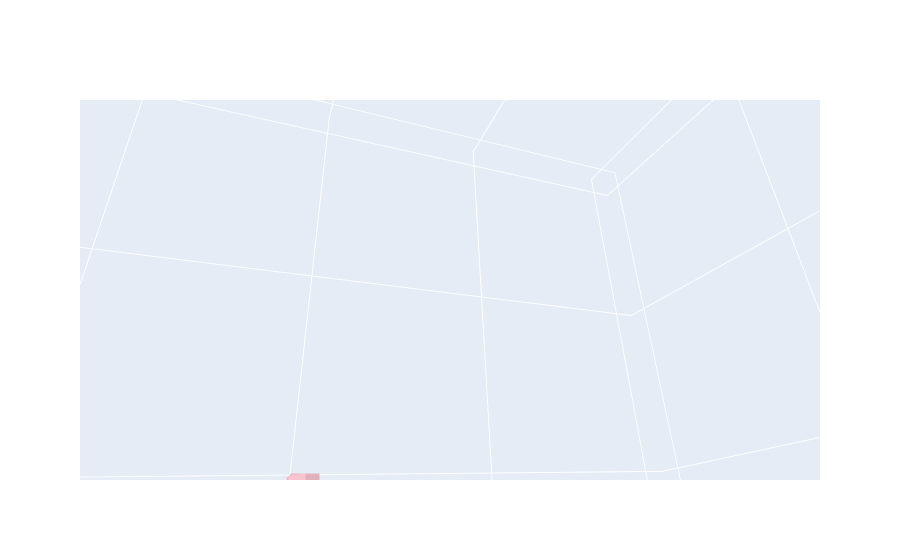

Here is the notebook cell this chart was saved with:
### Code cell
coord_pipe = 'coord_pipe'

with open(coord_pipe, 'rb') as f:
    coord_array = np.loadtxt(f)

fig = go.Figure(data=[go.Mesh3d(x=coord_array[:, 0], y=coord_array[:, 1], z=coord_array[:, 2], alphahull=20, color='lightpink', opacity=0.50)])
fig.show()
print(coord_array)

### Figure 1 — Plotly figure (JSON) as saved in the notebook; plotly's stock layout.template omitted (floating-point values rounded to 4 significant figures; data arrays with more than 128 entries replaced by an {"elided": "..."} marker saying what was removed)
{"data": [{"alphahull": 20, "color": "lightpink", "opacity": 0.5, "type": "mesh3d", "x": {"elided": "1164 float values"}, "y": {"elided": "1164 float values"}, "z": {"elided": "1164 float values"}}], "layout": {"autosize": true, "scene": {"aspectmode": "auto", "aspectratio": {"x": 1.0, "y": 0.9998, "z": 1.0}, "camera": {"center": {"x": 0, "y": 0, "z": 0}, "eye": {"x": 0.05167, "y": -0.01934, "z": -0.02481}, "projection": {"type": "perspective"}, "up": {"x": -0.03846, "y": 0.04, "z": 0.9985}}}}}
